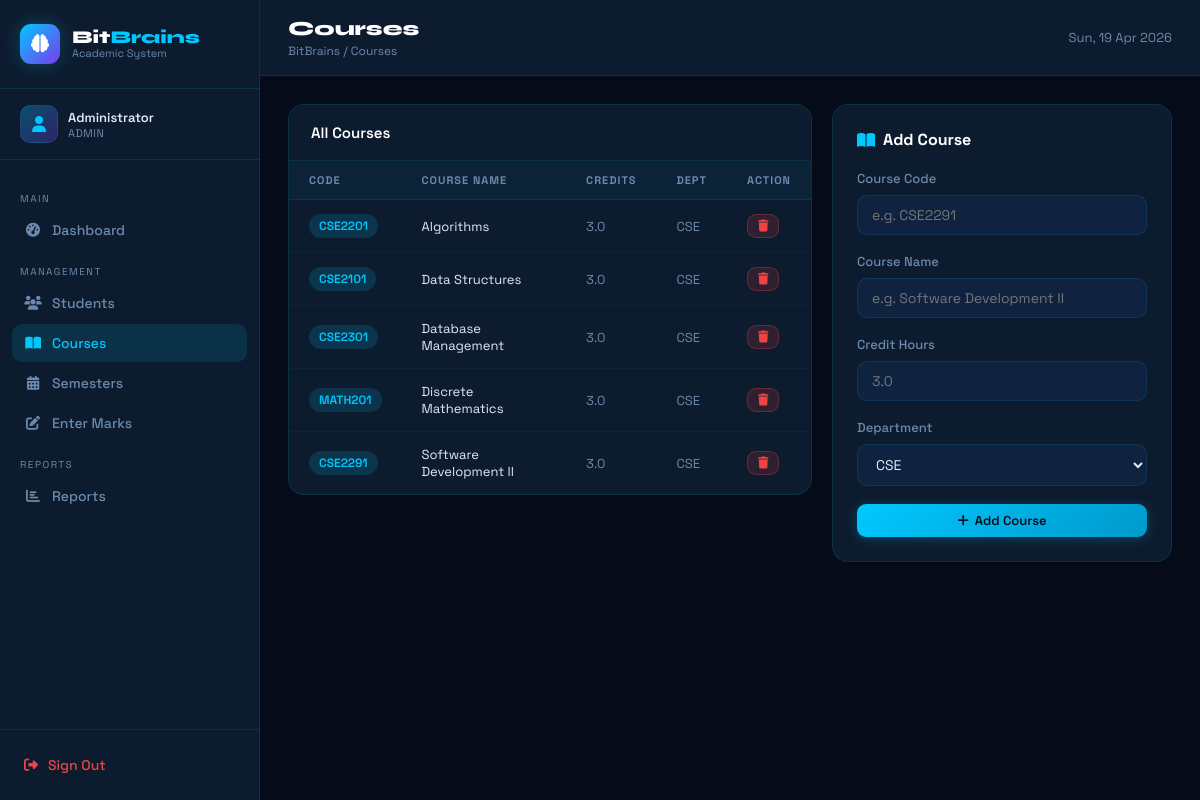
The page /admin/courses.php (signed in) on the database its author committed.
### tables this page shows
CREATE TABLE courses (
    id INT AUTO_INCREMENT PRIMARY KEY,
    course_code VARCHAR(20) UNIQUE NOT NULL,
    course_name VARCHAR(150) NOT NULL,
    credit_hours DECIMAL(3,1) NOT NULL,
    department VARCHAR(100),
    created_at TIMESTAMP DEFAULT CURRENT_TIMESTAMP
);

### admin/courses.php (the view, shortened to what this page needs)
<?php
require_once '../config/db.php';
$courses = $conn->query("SELECT * FROM courses ORDER BY course_name");
include '../includes/header.php';
?>
<div class="section-grid" style="grid-template-columns:1fr 340px; align-items:start;">
  <div class="table-card">
    <div class="table-header">
      <div class="table-title">All Courses</div>
    </div>
    <table>
      <thead><tr><th>Code</th><th>Course Name</th><th>Credits</th><th>Dept</th><th>Action</th></tr></thead>
      <tbody>
        <?php while($c=$courses->fetch_assoc()): ?>
        <tr>
          <td><span class="badge badge-cyan"><?=$c['course_code']?></span></td>
          <td style="font-size:13px;"><?=htmlspecialchars($c['course_name'])?></td>
          <td style="font-size:13px; color:var(--muted);"><?=$c['credit_hours']?></td>
          <td style="font-size:13px; color:var(--muted);"><?=$c['department']?></td>
          <td><a href="?delete=<?=$c['id']?>" class="btn btn-danger" onclick="return confirm('Delete?')" style="font-size:12px;padding:5px 10px;"><i class="fas fa-trash"></i></a></td>
        </tr>
        <?php endwhile; ?>
      </tbody>
    </table>
  </div>
  <div class="form-card">
    <div style="font-weight:700; font-size:16px; color:#fff; margin-bottom:20px; display:flex; align-items:center; gap:8px;">
      <i class="fas fa-book-open" style="color:var(--accent);"></i> Add Course
    </div>
    <form method="POST">
      <div class="form-group"><label class="form-label">Course Code</label>
        <input type="text" name="course_code" class="form-control" placeholder="e.g. CSE2291" required>
      </div>
      <div class="form-group"><label class="form-label">Course Name</label>
        <input type="text" name="course_name" class="form-control" placeholder="e.g. Software Development II" required>
      </div>
      <div class="form-group"><label class="form-label">Credit Hours</label>
        <input type="number" name="credit_hours" class="form-control" step="0.5" placeholder="3.0" required>
      </div>
      <div class="form-group"><label class="form-label">Department</label>
        <select name="department" class="form-control">
          <option>CSE</option><option>EEE</option><option>BBA</option><option>LAW</option>
        </select>
      </div>
      <button type="submit" class="btn btn-primary" style="width:100%; justify-content:center;">
        <i class="fas fa-plus"></i> Add Course
      </button>
    </form>
  </div>
</div>
<?php include '../includes/footer.php'; ?>

### includes/header.php (style rules this page uses)
:root { --bg: #050b18; --surface: #0d1b2e; --card: #0f2240; --card2: #0a1a35; --border: rgba(0,200,255,0.12); --accent: #00c8ff; --accent2: #7c3aed; --green: #10b981; --yellow: #f59e0b; --red: #ef4444; --text: #e2eaf8; --muted: #6b8aad; --sidebar-w: 260px; }
* { margin:0; padding:0; box-sizing:border-box; }
body { background: var(--bg); font-family: 'Space Grotesk', sans-serif; color: var(--text); display: flex; min-height: 100vh; }
.table-card { background: var(--surface); border: 1px solid var(--border); border-radius: 16px; overflow: hidden; }
.table-header { padding: 18px 22px; border-bottom: 1px solid var(--border); display: flex; align-items: center; justify-content: space-between; }
.table-title { font-weight: 600; font-size: 15px; color: #fff; }
table { width: 100%; border-collapse: collapse; }
th { padding: 12px 20px; text-align: left; font-size: 11px; color: var(--muted); text-transform: uppercase; letter-spacing: 1px; background: rgba(0,200,255,0.04); border-bottom: 1px solid var(--border); }
td { padding: 14px 20px; font-size: 14px; border-bottom: 1px solid rgba(0,200,255,0.05); }
tr:last-child td { border-bottom: none; }
.badge { padding: 4px 10px; border-radius: 20px; font-size: 12px; font-weight: 600; display: inline-block; }
.badge-cyan { background: rgba(0,200,255,0.15); color: var(--accent); }
.btn { padding: 8px 16px; border-radius: 9px; font-size: 13px; font-weight: 600; cursor: pointer; border: none; font-family: 'Space Grotesk', sans-serif; display: inline-flex; align-items: center; gap: 6px; text-decoration: none; transition: all 0.2s; }
.btn-primary { background: linear-gradient(135deg, var(--accent), #0099cc); color: #050b18; box-shadow: 0 2px 12px rgba(0,200,255,0.25); }
.btn-danger { background: rgba(239,68,68,0.15); border: 1px solid rgba(239,68,68,0.3); color: var(--red); }
.section-grid { display: grid; grid-template-columns: 1fr 1fr; gap: 20px; }
.form-card { background: var(--surface); border: 1px solid var(--border); border-radius: 16px; padding: 24px; }
.form-group { margin-bottom: 18px; }
.form-label { font-size: 13px; color: var(--muted); margin-bottom: 8px; display: block; font-weight: 500; }
.form-control { width: 100%; padding: 10px 14px; background: var(--card); border: 1px solid var(--border); border-radius: 10px; color: var(--text); font-size: 14px; font-family: 'Space Grotesk', sans-serif; outline: none; transition: all 0.2s; }
.form-control option { background: var(--card); }

### rows shown on the page
courses: course_code "CSE2201", course_name "Algorithms", credit_hours "3.0", department "CSE"
courses: course_code "CSE2101", course_name "Data Structures", credit_hours "3.0", department "CSE"
courses: course_code "CSE2301", course_name "Database Management", credit_hours "3.0", department "CSE"
courses: course_code "MATH201", course_name "Discrete Mathematics", credit_hours "3.0", department "CSE"
courses: course_code "CSE2291", course_name "Software Development II", credit_hours "3.0", department "CSE"

### other values the page prints
$_SESSION['user_name'] "Administrator"
$_SESSION['user_role'] "ADMIN"
$pageTitle "Courses"
